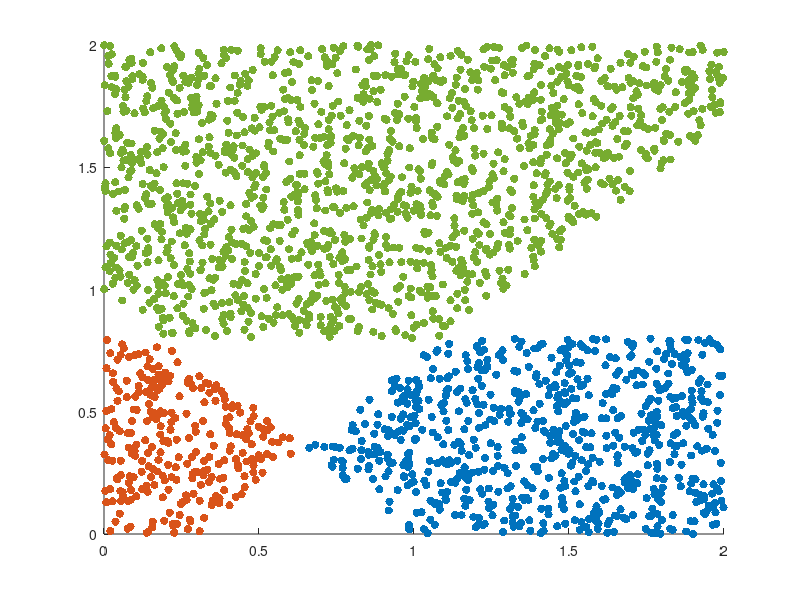

Reproduce this figure in MATLAB. (Note: this script raises an error after producing the figure.)
clear
clear all

shapesP = ['.','o','x','+','*','s','d','v','^','<','>','p','h'];
nVec = 3000;
aN=0;
bN=1;
P = [aN + (bN+bN)*rand(1),aN + (bN+bN)*rand(1)];
n = zeros(nVec,6);
m = zeros(nVec,6);
for i=1:nVec
   rX = aN + (bN+bN)*rand(1);
   rY = aN + (bN+bN)*rand(1);
   n(i,1) = rX;
   n(i,2) = rY;
end

for i=1: nVec
    subX = n(i,:);
    f1 = subX(1)-subX(2)-0.3;
    f2 = subX(2)-0.8;
    f3 = -subX(1)-subX(2)+1;
    
    subX(4) = f1;
    subX(5) = f2;
    subX(6) = f3;
    
    %azul
    if f1>0 && f2<0 && f3<0
        subX(3) = 2;
    end
    
    %rojo
    if f1<0 && f2<0 && f3>0
        subX(3) = 1;
    end
    
    %verde
    if f1<0 && f2>0 && f3<0
        subX(3) = 3;
    end
    
    n(i,:) = subX;
end

reds = n(n(:,3) == 1,:);
blues = n(n(:,3) == 2,:);
greens = n(n(:,3) == 3,:);
% grays = n(n(:,3) == 0,:);

figure(100);
scatter( blues(:,1), blues(:,2), [], [0 0.4470 0.7410], 'filled');
hold on
scatter( greens(:,1), greens(:,2), [], [0.4660 0.6740 0.1880], 'filled');
hold on
scatter( reds(:,1), reds(:,2), [], [0.8500 0.3250 0.0980], 'filled');
hold on


% Perceptron
m = n;
for i=1: nVec
    subX = m(i,:);
    f1 = getActivation((1*  subX(1)) + (-1* subX(2)) -0.3);
    f2 = getActivation((0*  subX(1)) + (1*  subX(2)) -0.8);
    f3 = getActivation((-1* subX(1)) + (-1* subX(2)) +1);
    
    subX(4) = f1;
    subX(5) = f2;
    subX(6) = f3;
    
    %azul
    if f1==1 && f2==0 && f3==0
        subX(3) = 2;
    end
    
    %rojo
    if f1==0 && f2==0 && f3==1
        subX(3) = 1;
    end
    
    %verde
    if f1==0 && f2==1 && f3==0
        subX(3) = 3;
    end
    
    m(i,:) = subX;
end

reds = m(m(:,3) == 1,:);
blues = m(m(:,3) == 2,:);
greens = m(m(:,3) == 3,:);
% grays = n(n(:,3) == 0,:);

figure(200);
scatter( blues(:,1), blues(:,2), [], [0 0.4470 0.7410], 'filled');
hold on
scatter( greens(:,1), greens(:,2), [], [0.4660 0.6740 0.1880], 'filled');
hold on
scatter( reds(:,1), reds(:,2), [], [0.8500 0.3250 0.0980], 'filled');
hold on



function [val] = getActivation(x)
    if x>0
       val=1; 
    else
       val=0; 
    end
end


